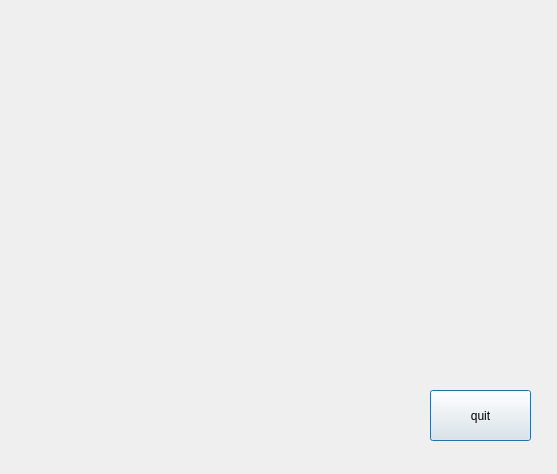
<?xml version="1.0" encoding="UTF-8"?>
<ui version="4.0">
 <class>snake_like</class>
 <widget class="QDialog" name="snake_like">
  <property name="geometry">
   <rect>
    <x>0</x>
    <y>0</y>
    <width>557</width>
    <height>474</height>
   </rect>
  </property>
  <property name="windowTitle">
   <string>snake_like</string>
  </property>
  <widget class="QPushButton" name="pushButton">
   <property name="geometry">
    <rect>
     <x>430</x>
     <y>390</y>
     <width>101</width>
     <height>51</height>
    </rect>
   </property>
   <property name="text">
    <string>quit</string>
   </property>
  </widget>
 </widget>
 <resources/>
 <connections/>
</ui>
